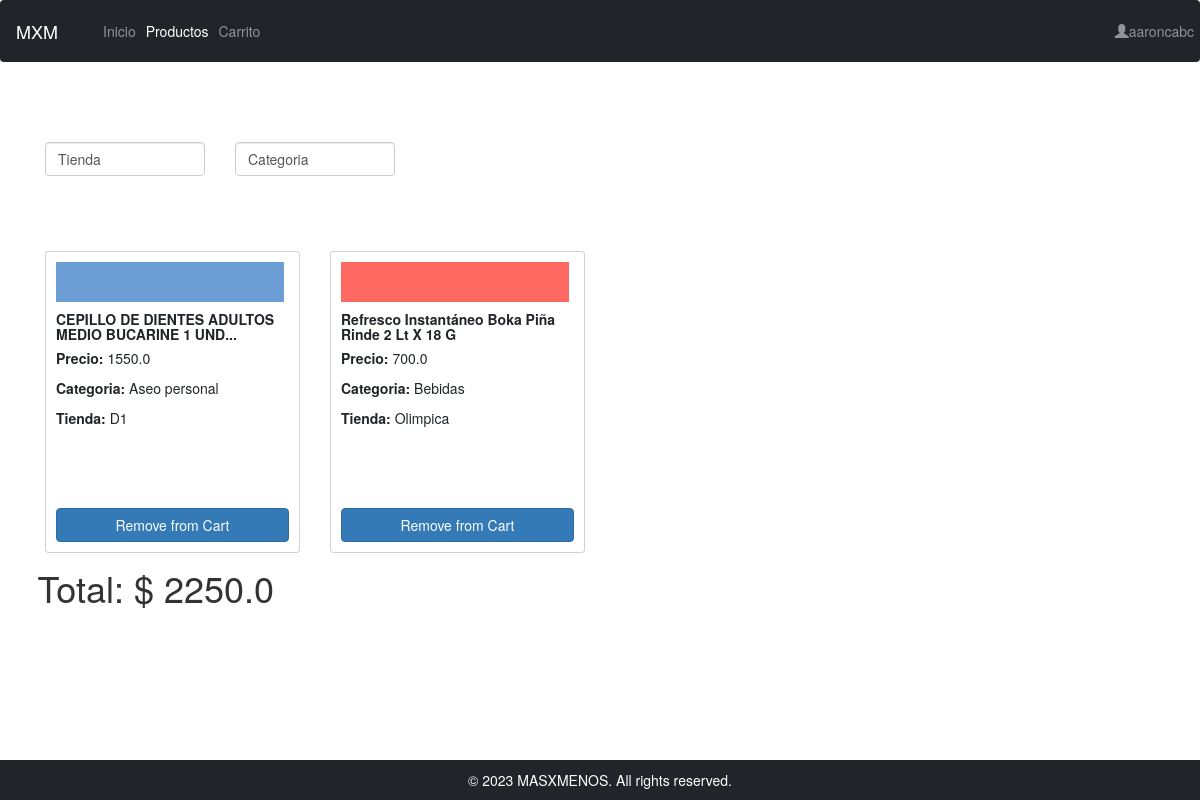
Screenshot of /catalog/carrito (signed in) with the database file from the repository.
### catalog/models.py (models this page shows, shortened)
class Usuario(models.Model):
    id = models.UUIDField(primary_key=True, default=uuid.uuid4, help_text='Unique ID')
    username = models.CharField(max_length=20)
    mail = models.EmailField()
    password = models.CharField(max_length=100)

class Producto(models.Model):
    name = models.CharField(max_length=100)
    price = models.FloatField()
    store = models.ForeignKey('Tienda',on_delete=models.SET_NULL, null=True)
    cat = models.ForeignKey('Categoria',on_delete=models.SET_NULL, null=True)

class Tienda(models.Model):
    name = models.CharField(max_length=20)
    def __str__(self) -> str:
        return self.name

class Categoria(models.Model):
    name  = models.CharField(max_length=20)
    def __str__(self) -> str:
        return self.name

### catalog/views.py (the view)
# urls.py: path('carrito',views.carrito,name='carrito'),
def carrito(request):
    user_id = request.session['user_id'] if 'user_id' in request.session else None
    products = Carrito.objects.get(usuario__username=user_id).items.all()
    tiendas = Tienda.objects.all()
    cats = Categoria.objects.all()
    rows = [products[i:i + 3] for i in range(0, len(products), 3)]
    total = 0
    for p in products:
        total += p.price
    context = {
        'stores':tiendas,
        'cats':cats,
        'products':products,
        'rows':rows,
        'total':total,
        'user_id':user_id,
    }
    return render(request,'carrito.html',context=context)

### catalog/templates/carrito.html (shortened to what this page needs)
{% extends "main_template.html" %}
{% block content %}
    <link rel="stylesheet" href="https://maxcdn.bootstrapcdn.com/bootstrap/3.4.1/css/bootstrap.min.css">
    <link rel="stylesheet" href="https://cdnjs.cloudflare.com/ajax/libs/font-awesome/4.7.0/css/font-awesome.min.css">
    <p>&nbsp;</p>
    <p>&nbsp;</p>
    <div class="row">
      <div class="col-md-2">
          <select class="form-control"  onchange="changeStore(this.value)">
              <option disabled selected>Tienda</option>
          </select>
      </div>
      <div class="col-md-2">
          <select class="form-control"  onchange="changeCategory(this.value)">
              <option disabled selected>Categoria</option>
          </select>
      </div>
  </div>
<p>&nbsp;</p>
<p>&nbsp;</p>
{% for row in rows %}
<div class="row">
    {% for product in row %}
    <div class="col-md-3 p-4">
        <div class="card product-card">
            <div class="card-body d-flex flex-column">
                <div class="{{product.store}}"></div>
                <h5 class="card-title"><strong>{{product.name}}</strong></h5>
                <p class="card-text"><strong>Precio:</strong> {{product.price}}</p>
                <p class="card-text"><strong>Categoria: </strong>{{product.cat}}</p>
                <p class="card-text"><strong>Tienda: </strong>{{product.store}}</p>
                <a href="{% url 'remove' product=product.id %}" class="btn btn-primary mt-auto">Remove from Cart</a>
            </div>
        </div>
    </div>
    {% endfor %}
</div>
{% endfor %}
<div class="row">
    <h1>Total: $ {{ total}}</h1>
</div>
{% endblock %}

### catalog/templates/main_template.html (shortened to what this page needs)
<!DOCTYPE html>
<html>
<head>
    <link rel="stylesheet" href="https://stackpath.bootstrapcdn.com/bootstrap/4.3.1/css/bootstrap.min.css">
    <link href="https://cdn.jsdelivr.net/npm/bootstrap@5.3.0/dist/css/bootstrap.min.css" rel="stylesheet">
</head>
<body>
<nav class="navbar navbar-expand-lg navbar-dark bg-dark">
    <a class="navbar-brand" href="#">MXM</a>
    <div class="collapse navbar-collapse" id="navbarNav">
        <ul class="navbar-nav ml-auto">
            <li class="nav-item">
                <a class="nav-link" href="{% url 'index' %}">Inicio</a>
            </li>
            <li class="nav-item active">
                <a class="nav-link" href="{% url 'productosn' id=0 order='asc' cat='all' %}">Productos</a>
            </li>
            {% if user_id is not None %}
            <li class="nav-item">
                <a class="nav-link" href="{% url 'carrito' %}">Carrito</a>
            </li>
            {% endif %}
        </ul>
    </div>
    <div class="text-right">
        {% if user_id is not None %}
        <ul class="navbar-nav">
            <li class="nav-item">
                <a class="nav-link" href="{% url 'logout' %}"><span class="glyphicon glyphicon-user"></span>{{ user_id }}</a>
            </li>
        </ul>
        {% endif %}
    </div>
</nav>
<div class="container mt-4">
    {% block content %}{% endblock %}
</div>
<p>&nbsp;</p>
<p>&nbsp;</p>
<p>&nbsp;</p>
<p>&nbsp;</p>
<p>&nbsp;</p>
<footer class="bg-dark text-white text-center py-3">
    &copy; 2023 MASXMENOS. All rights reserved.
</footer>

### catalog/templates/main_template.html (style rules this page uses)
.product-card { transition: transform 0.2s; }
.Olimpica { width: 98%; height: 40px; background-color: #FF6961; }
.D1 { width: 98%; height: 40px; background-color: #6d9dd5; }
footer { background-color: #343a40; color: #fff; padding: 5px; position: fixed; bottom: 0; width: 100%; }

### catalog/templates/carrito.html (style rules this page uses)
.card-body { height: 300px; }

### rows the page displays
Usuario: username "aaroncabc"
Producto: name "CEPILLO DE DIENTES ADULTOS MEDIO BUCARINE 1 UND...", price "1550.0", cat "Aseo personal", store "D1"
Producto: name "Refresco Instantáneo Boka Piña Rinde 2 Lt X 18 G", price "700.0", cat "Bebidas", store "Olimpica"

### other values shown
{{ total }} "2250.0"
